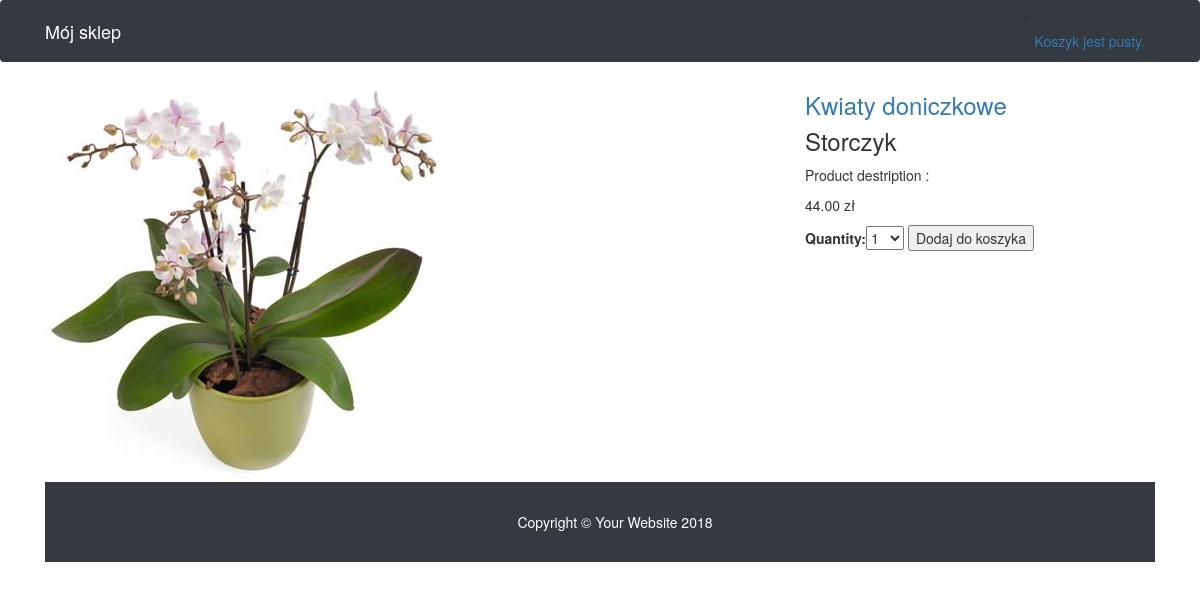
Page /3/storczyk/ on the earlier database version.
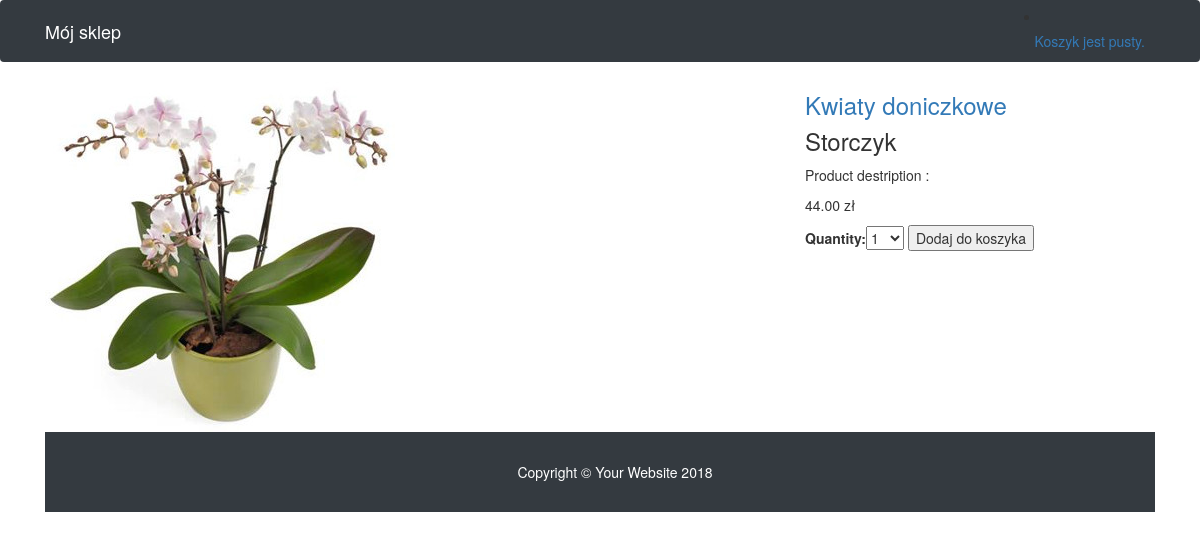
Same page on the later database version.
### shop/models.py (models this page shows, shortened)
class Product(models.Model):
    category = models.ForeignKey(Category,
                                 related_name='products')
    name = models.CharField(max_length=200, db_index=True)
    slug = models.SlugField(max_length=200, db_index=True)
    image = models.ImageField(upload_to='products/%Y/%m/%d',
                              blank=True)
    description = models.TextField(blank=True)
    price = models.DecimalField(max_digits=10, decimal_places=2)
    stock = models.PositiveIntegerField()
    available = models.BooleanField(default=True)
    created = models.DateTimeField(auto_now_add=True)
    updated = models.DateTimeField(auto_now=True)
    class Meta:
        ordering = ('name',)
        index_together = (('id', 'slug'),)

class Category(models.Model):
    name = models.CharField(max_length=200,
                            db_index=True)
    slug = models.SlugField(max_length=200,
                            db_index=True,
                            unique=True)
    class Meta:
        ordering = ('name',)
        verbose_name = 'category'
        verbose_name_plural = 'categories'
    def __str__(self):
        return self.name
    def get_absolute_url(self):
        return reverse('shop:product_list_by_category',
                       args=[self.slug])

### shop/views.py (the view)
def product_detail(request, id, slug):
    product = get_object_or_404(Product,
                                id=id,
                                slug=slug,
                                available=True)
    cart_product_form = CartAddProductForm()
    return render(request,
                  'shop/product/detail.html',
                  {'product': product,
                  'cart_product_form': cart_product_form})

### cart/forms.py
class CartAddProductForm(forms.Form):
    quantity = forms.TypedChoiceField(
                                choices=PRODUCT_QUANTITY_CHOICES,
                                coerce=int,)
    update = forms.BooleanField(required=False,
                                initial=False,
                                widget=forms.HiddenInput)

### cart/cart.py (called while the page is built)
    def __len__(self):
        return sum(item['quantity'] for item in self.cart.values())

### cart/context_processors.py (called while the page is built)
def cart(request):
    return{"cart":Cart(request)}

### shop/templates/shop/product/detail.html (shortened to what this page needs)
{% extends "shop/base.html" %}
{% load i18n %}
{% load static %}
{% block content %}
<div class="container">
  <div class="row">
    <div class="col-md-8">
      <img class="img-fluid" src="{% if product.image %}{{ product.image.url }}{% else %}{% static "img/no_image.png" %}{% endif %}" alt="">
    </div>
    <div class="col-md-4">
      <h3 class="my-3"><a href="{{ product.category.get_absolute_url }}"> {{ product.category }}</a></h3>
      <h3 class="my-3">{{ product.name }}</h3>
      <p>Product destription : {{ product.description|linebreaks }}</p>
      <p>{{ product.price }} zł</p>
        <form action="{% url "cart:cart_add" product.id %}" method="post">
        {{ cart_product_form }}
        <input type="submit" value="{% trans "Dodaj do koszyka" %}">
      </form>
    </div>
  </div>
{% endblock %}

Differences in the rows shown:
changed Product "Storczyk": image: a different picture
